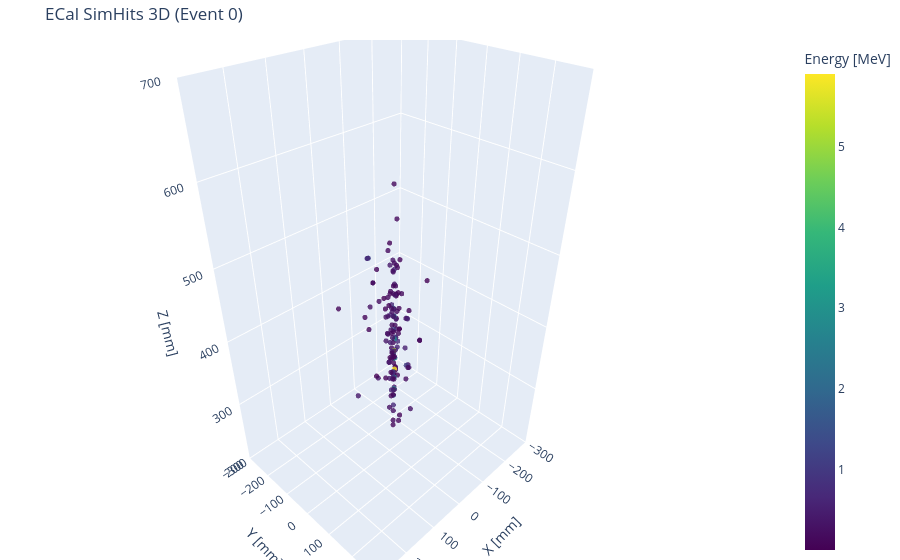

The code cell stored with this chart in its notebook:
### Markdown cell above
### Interactive 3D

### Code cell
import plotly.graph_objects as go

event_idx = 0

x = ak.to_numpy(ecal_x[event_idx])
y = ak.to_numpy(ecal_y[event_idx])
z = ak.to_numpy(ecal_z[event_idx])
e = ak.to_numpy(ecal_energy[event_idx])

fig = go.Figure(
    data=[
        go.Scatter3d(
            x=x,
            y=y,
            z=z,
            mode="markers",
            marker=dict(
                size=3,
                color=e,
                colorscale="Viridis",
                colorbar=dict(title="Energy [MeV]"),
                opacity=0.8,
            ),
        )
    ]
)

fig.update_layout(
    title=f"ECal {('RecHits' if overlay_tree else 'SimHits')} 3D (Event {event_idx})",
    scene=dict(
        xaxis_title="X [mm]",
        yaxis_title="Y [mm]",
        zaxis_title="Z [mm]",
        xaxis=dict(range=[-300, 300]),
        yaxis=dict(range=[-300, 300]),
        zaxis=dict(range=[200, 700]),
    ),
    margin=dict(l=0, r=0, b=0, t=40),
)

fig.show()

### Figure 1 — Plotly figure (JSON) as saved in the notebook; plotly's stock layout.template omitted (floating-point values rounded to 4 significant figures; data arrays with more than 128 entries replaced by an {"elided": "..."} marker saying what was removed)
{"data": [{"marker": {"color": {"elided": "143 float values"}, "colorbar": {"title": {"text": "Energy [MeV]"}}, "colorscale": [[0, "#440154"], [0.1111, "#482878"], [0.2222, "#3e4989"], [0.3333, "#31688e"], [0.4444, "#26828e"], [0.5556, "#1f9e89"], [0.6667, "#35b779"], [0.7778, "#6ece58"], [0.8889, "#b5de2b"], [1, "#fde725"]], "opacity": 0.8, "size": 3}, "mode": "markers", "type": "scatter3d", "x": {"elided": "143 float values"}, "y": {"elided": "143 float values"}, "z": {"elided": "143 float values"}}], "layout": {"margin": {"b": 0, "l": 0, "r": 0, "t": 40}, "scene": {"xaxis": {"range": [-300, 300], "title": {"text": "X [mm]"}}, "yaxis": {"range": [-300, 300], "title": {"text": "Y [mm]"}}, "zaxis": {"range": [200, 700], "title": {"text": "Z [mm]"}}}, "title": {"text": "ECal SimHits 3D (Event 0)"}}}
